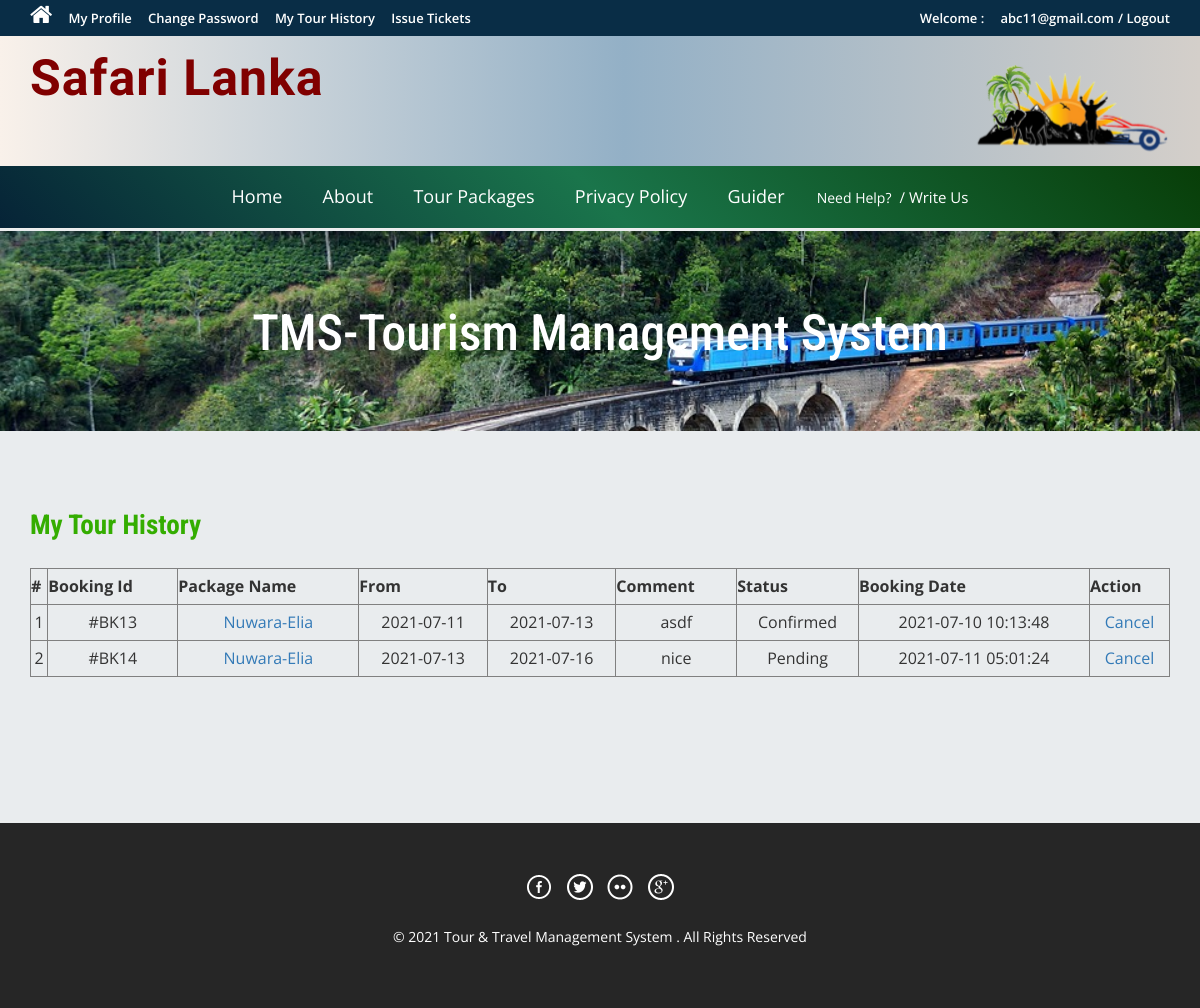
Page /tms/tour-history.php (signed in) on the committed database.
### tables this page shows
CREATE TABLE `tblbooking` (
  `BookingId` int(11) NOT NULL,
  `PackageId` int(11) NOT NULL,
  `UserEmail` varchar(100) NOT NULL,
  `FromDate` varchar(100) NOT NULL,
  `ToDate` varchar(100) NOT NULL,
  `Comment` mediumtext NOT NULL,
  `RegDate` timestamp NOT NULL DEFAULT current_timestamp(),
  `status` int(11) NOT NULL,
  `CancelledBy` varchar(5) DEFAULT NULL,
  `UpdationDate` timestamp NULL DEFAULT NULL ON UPDATE current_timestamp(),
  `fromPlace` varchar(255) DEFAULT NULL
);

CREATE TABLE `tbltourpackages` (
  `PackageId` int(11) NOT NULL,
  `PackageName` varchar(200) NOT NULL,
  `PackageType` varchar(150) NOT NULL,
  `PackageLocation` varchar(100) NOT NULL,
  `PackagePrice` int(11) NOT NULL,
  `PackageFetures` varchar(255) NOT NULL,
  `PackageDetails` mediumtext NOT NULL,
  `PackageImage` varchar(100) NOT NULL,
  `Creationdate` timestamp NOT NULL DEFAULT current_timestamp(),
  `UpdationDate` timestamp NULL DEFAULT '0000-00-00 00:00:00' ON UPDATE current_timestamp()
);

### tms/tour-history.php (the view, shortened to what this page needs)
<?php
include('includes/config.php');
if(strlen($_SESSION['login'])==0)
	{
header('location:index.php');
}
else{
?>
<!DOCTYPE HTML>
<html>
<head>
<link href="css/bootstrap.css" rel='stylesheet' type='text/css' />
<link href="css/style.css" rel='stylesheet' type='text/css' />
<link href="css/font-awesome.css" rel="stylesheet">
<link href="css/animate.css" rel="stylesheet" type="text/css" media="all">
</head>
<body>
<div class="top-header">
<?php include('includes/header.php');?>
<div class="banner-1 ">
	<div class="container">
		<h1 class="wow zoomIn animated animated" data-wow-delay=".5s" style="visibility: visible; animation-delay: 0.5s; animation-name: zoomIn;">TMS-Tourism Management System</h1>
	</div>
</div>
<div class="privacy">
	<div class="container">
		<h3 class="wow fadeInDown animated animated" data-wow-delay=".5s" style="visibility: visible; animation-delay: 0.5s; animation-name: fadeInDown;">My Tour History</h3>
		<form name="chngpwd" method="post" onSubmit="return valid();">
	<p>
	<table border="1" width="100%">
<tr align="center">
<th>#</th>
<th>Booking Id</th>
<th>Package Name</th>
<th>From</th>
<th>To</th>
<th>Comment</th>
<th>Status</th>
<th>Booking Date</th>
<th>Action</th>
</tr>
<?php
$uemail=$_SESSION['login'];;
$sql = "SELECT tblbooking.BookingId as bookid,tblbooking.PackageId as pkgid,tbltourpackages.PackageName as packagename,tblbooking.FromDate as fromdate,tblbooking.ToDate as todate,tblbooking.Comment as comment,tblbooking.status as status,tblbooking.RegDate as regdate,tblbooking.CancelledBy as cancelby,tblbooking.UpdationDate as upddate from tblbooking join tbltourpackages on tbltourpackages.PackageId=tblbooking.PackageId where UserEmail=:uemail";
$query = $dbh->prepare($sql);
$query -> bindParam(':uemail', $uemail, PDO::PARAM_STR);
$query->execute();
$results=$query->fetchAll(PDO::FETCH_OBJ);
$cnt=1;
if($query->rowCount() > 0)
{
foreach($results as $result)
{	?>
<tr align="center">
<td><?php echo htmlentities($cnt);?></td>
<td>#BK<?php echo htmlentities($result->bookid);?></td>
<td><a href="package-details.php?pkgid=<?php echo htmlentities($result->pkgid);?>"><?php echo htmlentities($result->packagename);?></a></td>
<td><?php echo htmlentities($result->fromdate);?></td>
<td><?php echo htmlentities($result->todate);?></td>
<td><?php echo htmlentities($result->comment);?></td>
<td><?php if($result->status==0)
{
echo "Pending";
}
if($result->status==1)
{
echo "Confirmed";
}
?></td>
<td><?php echo htmlentities($result->regdate);?></td>
<?php if($result->status==2)
{
	?><td>Cancelled</td>
<?php } else {?>
<td><a href="tour-history.php?bkid=<?php echo htmlentities($result->bookid);?>" onclick="return confirm('Do you really want to cancel booking')" >Cancel</a></td>
<?php }?>
</tr>
<?php $cnt=$cnt+1; }} ?>
	</table>
			</p>
			</form>
	</div>
</div>
<?php include('includes/footer.php');?>
</body>
</html>
<?php } ?>

### tms/css/style.css (style rules this page uses)
html, body { font-size: 100%; background: rgb(233, 236, 238); font-family: 'Open Sans', sans-serif; }
body a,.grid_1,plan_1,plan_1.one,plan_1.two,i.icon1, i.icon2, i.icon3, i.icon4, i.icon5, i.icon6 { transition:0.5s all; -webkit-transition:0.5s all; -moz-transition:0.5s all; -o-transition:0.5s all; -ms-transition:0.5s all; }
h1,h2,h3,h4,h5,h6 { margin:0; font-family: 'Roboto Condensed', sans-serif; }
p { margin:0; }
.top-header { background-color: #092d46; border-bottom: 0 none; height: 36px; line-height: 35px; }
.banner-1 { background: url(../images/image2.jpg)no-repeat; background-size: cover; -webkit-background-size: cover; -o-background-size: cover; -ms-background-size: cover; -moz-background-size: cover; min-height:200px; }
.banner-1 h1 { font-size: 50px; margin-bottom: 40px; padding: 1.5em 0 0; text-align: center; color: #ffffff; }
.privacy h3 { color: #34AD00; font-size: 1.7em; font-weight: 700; margin-bottom: 1em; }
.privacy { padding: 5em 0; }
.privacy p { font-size: 1em; line-height: 1.8em; color: #999; margin: 1em 0; }

### rows in the picture
tblbooking: BookingId "13", PackageId.PackageName "Nuwara-Elia", FromDate "2021-07-11", ToDate "2021-07-13", Comment "asdf", status "Confirmed", RegDate "2021-07-10 10:13:48"
tblbooking: BookingId "14", PackageId.PackageName "Nuwara-Elia", FromDate "2021-07-13", ToDate "2021-07-16", Comment "nice", status "Pending", RegDate "2021-07-11 05:01:24"

### other values in the picture
$_SESSION['login'] "abc11@gmail.com"
